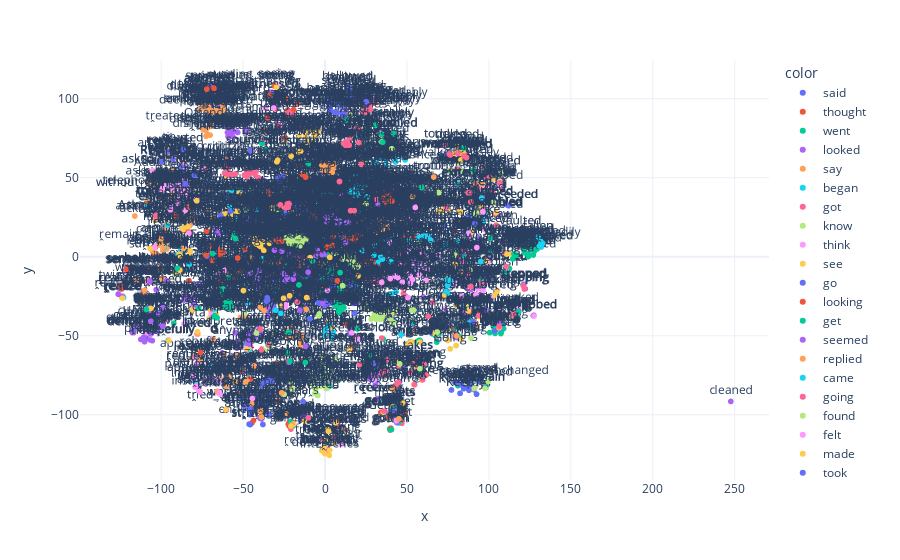

Notebook cell for this chart:
### Code cell
fig = px.scatter(
    x=embeddings[:, 0],
    y=embeddings[:, 1],
    color=clusters,
    template="plotly_white",
# )
    text=words)
fig.update_traces(textposition="top center")
fig.show()
